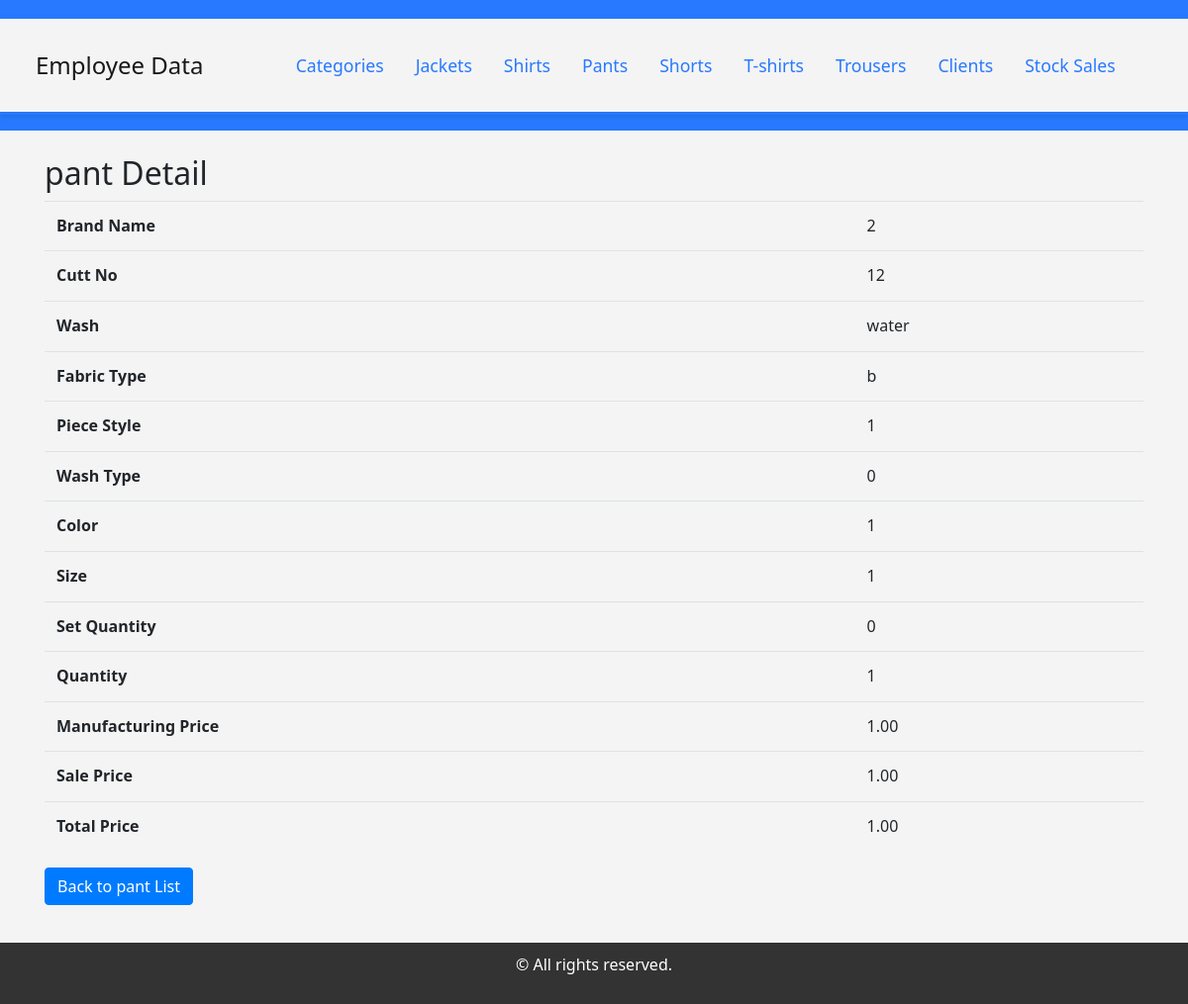
The page /product/pants/5/ on the database its author committed.
### product/models.py (models this page shows, shortened)
class Pant(models.Model):
    brand_name = models.CharField(max_length=50)
    cutt_no = models.CharField(max_length=50)  # Allows storing a list of numbers
    wash = models.CharField(max_length=50)
    fabric_type = models.ForeignKey(Category, on_delete=models.CASCADE)
    piece_style = models.CharField(max_length=50)
    wash_type = models.CharField(max_length=50)
    color = models.CharField(max_length=30)
    size = models.CharField(max_length=10)
    set_quantity = models.IntegerField()
    quantity = models.IntegerField()
    total_pcs_quantity = models.IntegerField(default=0)
    manufacturing_price = models.DecimalField(max_digits=10, decimal_places=2)
    sale_price = models.DecimalField(max_digits=10, decimal_places=2)
    def total_price(self):
        return self.quantity * self.sale_price

class Category(models.Model):
    name = models.CharField(max_length=100)
    def __str__(self):
        return self.name

### product/views.py (the view)
# urls.py: path('pants/<int:pk>/', PantDetailView.as_view(), name='pant_detail'),
class PantDetailView(DetailView):
    model = Pant
    template_name = 'pent/pent_detail.html'
    context_object_name = 'pant'

### product/templates/pent/pent_detail.html
{% extends 'base.html' %}
{% block content %}
    <h2>pant Detail</h2>
    <table class="table">
        <tr>
            <th>Brand Name</th>
            <td>{{ pant.brand_name }}</td>
        </tr>
        <tr>
            <th>Cutt No </th>
            <td>{{ pant.cutt_no }}</td>
        </tr>
        <tr>
            <th>Wash</th>
            <td>{{ pant.wash }}</td>
        </tr>
        <tr>
            <th>Fabric Type</th>
            <td>{{ pant.fabric_type }}</td>
        </tr>
        <tr>
            <th>Piece Style</th>
            <td>{{ pant.piece_style }}</td>
        </tr>
        <tr>
            <th>Wash Type</th>
            <td>{{ pant.wash_type }}</td>
        </tr>
        <tr>
            <th>Color</th>
            <td>{{ pant.color }}</td>
        </tr>
        <tr>
            <th>Size</th>
            <td>{{ pant.size }}</td>
        </tr>
        <tr>
            <th>Set Quantity</th>
            <td>{{ pant.set_quantity }}</td>
        </tr>
        <tr>
            <th>Quantity</th>
            <td>{{ pant.quantity }}</td>
        </tr>
        <tr>
            <th>Manufacturing Price</th>
            <td>{{ pant.manufacturing_price }}</td>
        </tr>
        <tr>
            <th>Sale Price</th>
            <td>{{ pant.sale_price }}</td>
        </tr>
        <tr>
            <th>Total Price</th>
            <td>{{ pant.total_price }}</td>
        </tr>
    </table>
    <a href="{% url 'pant_list' %}" class="btn btn-primary">Back to pant List</a>
{% endblock %}

### rows shown on the page
Pant: brand_name "2", cutt_no "12", wash "water", fabric_type "b", piece_style "1", wash_type "0", color "1", size "1", set_quantity "0", quantity "1", manufacturing_price "1.00", sale_price "1.00", total_price "1.00"
